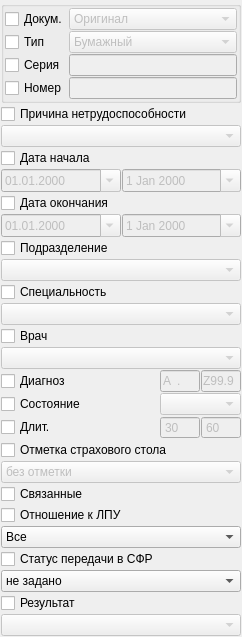
                    <widget class="QWidget" name="scrollAreaWidgetContents_7">
                     <property name="geometry">
                      <rect>
                       <x>0</x>
                       <y>0</y>
                       <width>228</width>
                       <height>567</height>
                      </rect>
                     </property>
                     <layout class="QGridLayout" name="gridLayout_2">
                      <property name="margin">
                       <number>1</number>
                      </property>
                      <property name="spacing">
                       <number>1</number>
                      </property>
                      <item row="0" column="0" colspan="3">
                       <widget class="QGroupBox" name="groupBox_3">
                        <property name="title">
                         <string/>
                        </property>
                        <layout class="QGridLayout" name="gridLayout_25">
                         <property name="margin">
                          <number>1</number>
                         </property>
                         <property name="spacing">
                          <number>1</number>
                         </property>
                         <item row="2" column="0">
                          <widget class="QCheckBox" name="chkFilterExpertSerial">
                           <property name="text">
                            <string>Серия</string>
                           </property>
                          </widget>
                         </item>
                         <item row="2" column="1">
                          <widget class="QLineEdit" name="edtFilterExpertSerial">
                           <property name="enabled">
                            <bool>false</bool>
                           </property>
                          </widget>
                         </item>
                         <item row="3" column="0">
                          <widget class="QCheckBox" name="chkFilterExpertNumber">
                           <property name="text">
                            <string>Номер</string>
                           </property>
                          </widget>
                         </item>
                         <item row="3" column="1">
                          <widget class="QLineEdit" name="edtFilterExpertNumber">
                           <property name="enabled">
                            <bool>false</bool>
                           </property>
                          </widget>
                         </item>
                         <item row="0" column="1">
                          <widget class="QComboBox" name="cmbPrimaryOrDuble">
                           <property name="enabled">
                            <bool>false</bool>
                           </property>
                           <item>
                            <property name="text">
                             <string>Оригинал</string>
                            </property>
                           </item>
                           <item>
                            <property name="text">
                             <string>Дубликат</string>
                            </property>
                           </item>
                          </widget>
                         </item>
                         <item row="0" column="0">
                          <widget class="QCheckBox" name="chkPrimaryOrDuble">
                           <property name="text">
                            <string>Докум.</string>
                           </property>
                          </widget>
                         </item>
                         <item row="1" column="0">
                          <widget class="QCheckBox" name="chkFilterTempInvalidDocType">
                           <property name="text">
                            <string>Тип</string>
                           </property>
                          </widget>
                         </item>
                         <item row="1" column="1">
                          <widget class="QComboBox" name="cmbFilterTempInvalidDocType">
                           <property name="enabled">
                            <bool>false</bool>
                           </property>
                           <item>
                            <property name="text">
                             <string>Бумажный</string>
                            </property>
                           </item>
                           <item>
                            <property name="text">
                             <string>Электронный</string>
                            </property>
                           </item>
                          </widget>
                         </item>
                        </layout>
                       </widget>
                      </item>
                      <item row="23" column="0">
                       <widget class="QCheckBox" name="chkFilterExpertResult">
                        <property name="text">
                         <string>Результат</string>
                        </property>
                       </widget>
                      </item>
                      <item row="1" column="0" colspan="3">
                       <widget class="QCheckBox" name="chkFilterExpertReason">
                        <property name="text">
                         <string>Причина нетрудоспособности</string>
                        </property>
                       </widget>
                      </item>
                      <item row="2" column="0" colspan="3">
                       <widget class="CRBComboBox" name="cmbFilterExpertReason">
                        <property name="enabled">
                         <bool>false</bool>
                        </property>
                       </widget>
                      </item>
                      <item row="3" column="0" colspan="3">
                       <widget class="QCheckBox" name="chkFilterExpertBegDate">
                        <property name="text">
                         <string>Дата начала</string>
                        </property>
                       </widget>
                      </item>
                      <item row="5" column="0" colspan="3">
                       <widget class="QCheckBox" name="chkFilterExpertEndDate">
                        <property name="text">
                         <string>Дата окончания</string>
                        </property>
                       </widget>
                      </item>
                      <item row="4" column="0" colspan="3">
                       <layout class="QHBoxLayout" name="horizontalLayout_18">
                        <item>
                         <widget class="CDateEdit" name="edtFilterExpertBegBegDate">
                          <property name="enabled">
                           <bool>false</bool>
                          </property>
                          <property name="sizePolicy">
                           <sizepolicy hsizetype="Minimum" vsizetype="Fixed">
                            <horstretch>0</horstretch>
                            <verstretch>0</verstretch>
                           </sizepolicy>
                          </property>
                          <property name="minimumSize">
                           <size>
                            <width>94</width>
                            <height>0</height>
                           </size>
                          </property>
                          <property name="maximumSize">
                           <size>
                            <width>16777215</width>
                            <height>16777215</height>
                           </size>
                          </property>
                          <property name="displayFormat">
                           <string notr="true">dd.MM.yyyy</string>
                          </property>
                          <property name="calendarPopup">
                           <bool>true</bool>
                          </property>
                         </widget>
                        </item>
                        <item>
                         <widget class="CDateEdit" name="edtFilterExpertEndBegDate">
                          <property name="enabled">
                           <bool>false</bool>
                          </property>
                          <property name="minimumSize">
                           <size>
                            <width>94</width>
                            <height>0</height>
                           </size>
                          </property>
                          <property name="maximumSize">
                           <size>
                            <width>16777215</width>
                            <height>16777215</height>
                           </size>
                          </property>
                          <property name="calendarPopup">
                           <bool>true</bool>
                          </property>
                         </widget>
                        </item>
                       </layout>
                      </item>
                      <item row="9" column="0" colspan="3">
                       <widget class="QCheckBox" name="chkFilterExpertSpeciality">
                        <property name="text">
                         <string>Специальность</string>
                        </property>
                       </widget>
                      </item>
                      <item row="8" column="0" colspan="3">
                       <widget class="COrgStructureComboBox" name="cmbFilterExpertOrgStruct">
                        <property name="enabled">
                         <bool>false</bool>
                        </property>
                       </widget>
                      </item>
                      <item row="6" column="0" colspan="3">
                       <layout class="QHBoxLayout" name="horizontalLayout_19">
                        <item>
                         <widget class="CDateEdit" name="edtFilterExpertBegEndDate">
                          <property name="enabled">
                           <bool>false</bool>
                          </property>
                          <property name="sizePolicy">
                           <sizepolicy hsizetype="Minimum" vsizetype="Fixed">
                            <horstretch>0</horstretch>
                            <verstretch>0</verstretch>
                           </sizepolicy>
                          </property>
                          <property name="minimumSize">
                           <size>
                            <width>94</width>
                            <height>0</height>
                           </size>
                          </property>
                          <property name="maximumSize">
                           <size>
                            <width>16777215</width>
                            <height>16777215</height>
                           </size>
                          </property>
                          <property name="displayFormat">
                           <string notr="true">dd.MM.yyyy</string>
                          </property>
                          <property name="calendarPopup">
                           <bool>true</bool>
                          </property>
                         </widget>
                        </item>
                        <item>
                         <widget class="CDateEdit" name="edtFilterExpertEndEndDate">
                          <property name="enabled">
                           <bool>false</bool>
                          </property>
                          <property name="minimumSize">
                           <size>
                            <width>94</width>
                            <height>0</height>
                           </size>
                          </property>
                          <property name="maximumSize">
                           <size>
                            <width>16777215</width>
                            <height>16777215</height>
                           </size>
                          </property>
                          <property name="calendarPopup">
                           <bool>true</bool>
                          </property>
                         </widget>
                        </item>
                       </layout>
                      </item>
                      <item row="7" column="0" colspan="3">
                       <widget class="QCheckBox" name="chkFilterExpertOrgStruct">
                        <property name="text">
                         <string>Подразделение</string>
                        </property>
                       </widget>
                      </item>
                      <item row="10" column="0" colspan="3">
                       <widget class="CRBComboBox" name="cmbFilterExpertSpeciality">
                        <property name="enabled">
                         <bool>false</bool>
                        </property>
                       </widget>
                      </item>
                      <item row="13" column="2">
                       <widget class="CICDCodeEdit" name="edtFilterExpertEndMKB">
                        <property name="enabled">
                         <bool>false</bool>
                        </property>
                        <property name="sizePolicy">
                         <sizepolicy hsizetype="Fixed" vsizetype="Fixed">
                          <horstretch>0</horstretch>
                          <verstretch>0</verstretch>
                         </sizepolicy>
                        </property>
                        <property name="maximumSize">
                         <size>
                          <width>40</width>
                          <height>16777215</height>
                         </size>
                        </property>
                        <property name="inputMask">
                         <string>a00.00; </string>
                        </property>
                        <property name="text">
                         <string>Z99.9</string>
                        </property>
                        <property name="maxLength">
                         <number>6</number>
                        </property>
                       </widget>
                      </item>
                      <item row="11" column="0" colspan="3">
                       <widget class="QCheckBox" name="chkFilterExpertPerson">
                        <property name="text">
                         <string>Врач</string>
                        </property>
                       </widget>
                      </item>
                      <item row="12" column="0" colspan="3">
                       <widget class="CPersonComboBoxEx" name="cmbFilterExpertPerson">
                        <property name="enabled">
                         <bool>false</bool>
                        </property>
                       </widget>
                      </item>
                      <item row="13" column="0">
                       <widget class="QCheckBox" name="chkFilterExpertMKB">
                        <property name="text">
                         <string>Диагноз</string>
                        </property>
                       </widget>
                      </item>
                      <item row="13" column="1">
                       <widget class="CICDCodeEdit" name="edtFilterExpertBegMKB">
                        <property name="enabled">
                         <bool>false</bool>
                        </property>
                        <property name="sizePolicy">
                         <sizepolicy hsizetype="Fixed" vsizetype="Fixed">
                          <horstretch>0</horstretch>
                          <verstretch>0</verstretch>
                         </sizepolicy>
                        </property>
                        <property name="maximumSize">
                         <size>
                          <width>40</width>
                          <height>16777215</height>
                         </size>
                        </property>
                        <property name="inputMask">
                         <string>a00.00; </string>
                        </property>
                        <property name="text">
                         <string>A.</string>
                        </property>
                        <property name="maxLength">
                         <number>6</number>
                        </property>
                       </widget>
                      </item>
                      <item row="14" column="0">
                       <widget class="QCheckBox" name="chkFilterExpertState">
                        <property name="text">
                         <string>Состояние</string>
                        </property>
                       </widget>
                      </item>
                      <item row="15" column="0">
                       <widget class="QCheckBox" name="chkFilterExpertDuration">
                        <property name="text">
                         <string>Длит.</string>
                        </property>
                       </widget>
                      </item>
                      <item row="14" column="1" colspan="2">
                       <widget class="CTempInvalidStateComboBox" name="cmbFilterExpertState">
                        <property name="enabled">
                         <bool>false</bool>
                        </property>
                       </widget>
                      </item>
                      <item row="15" column="1" colspan="2">
                       <layout class="QHBoxLayout" name="horizontalLayout_20">
                        <item>
                         <widget class="QSpinBox" name="edtFilterExpertBegDuration">
                          <property name="enabled">
                           <bool>false</bool>
                          </property>
                          <property name="sizePolicy">
                           <sizepolicy hsizetype="Ignored" vsizetype="Fixed">
                            <horstretch>0</horstretch>
                            <verstretch>0</verstretch>
                           </sizepolicy>
                          </property>
                          <property name="frame">
                           <bool>true</bool>
                          </property>
                          <property name="buttonSymbols">
                           <enum>QAbstractSpinBox::NoButtons</enum>
                          </property>
                          <property name="maximum">
                           <number>99999</number>
                          </property>
                          <property name="value">
                           <number>30</number>
                          </property>
                         </widget>
                        </item>
                        <item>
                         <widget class="QSpinBox" name="edtFilterExpertEndDuration">
                          <property name="enabled">
                           <bool>false</bool>
                          </property>
                          <property name="sizePolicy">
                           <sizepolicy hsizetype="Ignored" vsizetype="Fixed">
                            <horstretch>0</horstretch>
                            <verstretch>0</verstretch>
                           </sizepolicy>
                          </property>
                          <property name="frame">
                           <bool>true</bool>
                          </property>
                          <property name="buttonSymbols">
                           <enum>QAbstractSpinBox::NoButtons</enum>
                          </property>
                          <property name="maximum">
                           <number>99999</number>
                          </property>
                          <property name="value">
                           <number>60</number>
                          </property>
                         </widget>
                        </item>
                       </layout>
                      </item>
                      <item row="20" column="0" colspan="3">
                       <widget class="QComboBox" name="cmbFilterExpertExternal">
                        <item>
                         <property name="text">
                          <string>Все</string>
                         </property>
                        </item>
                        <item>
                         <property name="text">
                          <string>Открытые в ЛПУ</string>
                         </property>
                        </item>
                        <item>
                         <property name="text">
                          <string>Открытые вне ЛПУ</string>
                         </property>
                        </item>
                       </widget>
                      </item>
                      <item row="19" column="0" colspan="3">
                       <widget class="QCheckBox" name="chkFilterExpertExternal">
                        <property name="text">
                         <string>Отношение к ЛПУ</string>
                        </property>
                       </widget>
                      </item>
                      <item row="18" column="0" colspan="3">
                       <widget class="QCheckBox" name="chkFilterExpertLinked">
                        <property name="text">
                         <string>Связанные</string>
                        </property>
                       </widget>
                      </item>
                      <item row="17" column="0" colspan="3">
                       <widget class="QComboBox" name="cmbFilterExpertInsuranceOfficeMark">
                        <property name="enabled">
                         <bool>false</bool>
                        </property>
                        <item>
                         <property name="text">
                          <string>без отметки</string>
                         </property>
                        </item>
                        <item>
                         <property name="text">
                          <string>с отметкой</string>
                         </property>
                        </item>
                       </widget>
                      </item>
                      <item row="25" column="0">
                       <spacer name="verticalSpacer_6">
                        <property name="orientation">
                         <enum>Qt::Vertical</enum>
                        </property>
                        <property name="sizeHint" stdset="0">
                         <size>
                          <width>20</width>
                          <height>40</height>
                         </size>
                        </property>
                       </spacer>
                      </item>
                      <item row="16" column="0" colspan="3">
                       <widget class="QCheckBox" name="chkFilterExpertInsuranceOfficeMark">
                        <property name="text">
                         <string>Отметка страхового стола</string>
                        </property>
                       </widget>
                      </item>
                      <item row="22" column="0" colspan="3">
                       <widget class="QComboBox" name="cmbFilterExpertExportFSS">
                        <item>
                         <property name="text">
                          <string>не задано</string>
                         </property>
                        </item>
                        <item>
                         <property name="text">
                          <string>успешно</string>
                         </property>
                        </item>
                        <item>
                         <property name="text">
                          <string>неуспешно</string>
                         </property>
                        </item>
                        <item>
                         <property name="text">
                          <string>неотправленные</string>
                         </property>
                        </item>
                       </widget>
                      </item>
                      <item row="21" column="0">
                       <widget class="QCheckBox" name="chkFilterExpertExportFSS">
                        <property name="text">
                         <string>Статус передачи в СФР</string>
                        </property>
                       </widget>
                      </item>
                      <item row="24" column="0" colspan="3">
                       <widget class="CRBComboBox" name="cmbFilterExpertResult">
                        <property name="enabled">
                         <bool>false</bool>
                        </property>
                       </widget>
                      </item>
                     </layout>
                    </widget>
